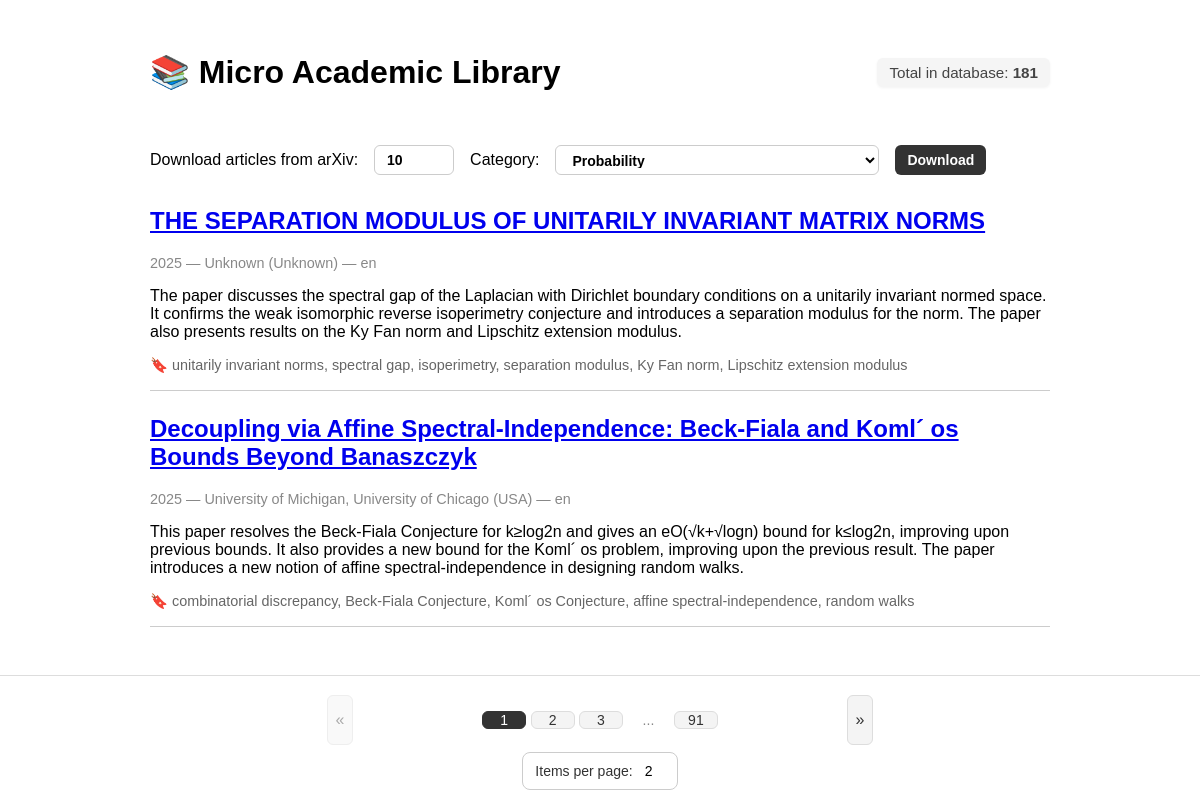
The page / on the database its author committed.
### app/models.py (models this page shows, shortened)
class Publication(Base):
    __tablename__ = "publications"
    id = Column(Integer, primary_key=True, index=True)
    title = Column(Text, nullable=False)
    summary = Column(Text)
    tags = Column(Text)
    year = Column(Integer)
    organization = Column(String)
    country = Column(String)
    language = Column(String)
    pdf_link = Column(Text, nullable=False)
    source = Column(String)
    created_at = Column(DateTime, default=datetime.utcnow)

### app/main.py (the view)
@app.get("/", response_class=HTMLResponse)
async def show_publications(request: Request, page: int = 1, per_page: int = 2):
    skip = (page - 1) * per_page
    with SessionLocal() as db:
        total = db.query(Publication).count()
        total_pages = (total + per_page - 1) // per_page
        pubs = db.query(Publication).order_by(Publication.created_at.desc()).offset(skip).limit(per_page).all()
        for p in pubs:
            p.tags = json.loads(p.tags or "[]")
    return templates.TemplateResponse("index.html", {
        "request": request,
        "publications": pubs,
        "page": page,
        "per_page": per_page,
        "total_pages": total_pages,
        "total_publications": total,
        "categories": fetch_arxiv_categories()
    })

### app/templates/index.html (shortened to what this page needs)
<!DOCTYPE html>
<html lang="en">
<head>
    <link rel="stylesheet" href="/static/style.css">
</head>
<body>
<div class="header">
    <div class="logo-title">
        <h1>📚 Micro Academic Library</h1>
    </div>
    <div class="counter">
        Total in database: <strong>{{ total_publications }}</strong>
    </div>
</div>
<form id="arxiv-form">
    <label for="limit">Download articles from arXiv:</label>
    <input type="number" id="limit" name="limit" min="1" max="100" value="10">
    <label for="category">Category:</label>
    <select id="category" name="category">
        {% for code, name in categories.items() %}
        <option value="{{ code }}">{{ name }}</option>
        {% endfor %}
    </select>
    <button type="submit">Download</button>
</form>
{% for pub in publications %}
<div class="publication">
    <h2><a href="{{ pub.pdf_link }}" target="_blank">{{ pub.title }}</a></h2>
    <div class="meta">
        {{ pub.year }} — {{ pub.organization or "Unknown" }} ({{ pub.country or "Unknown" }}) — {{ pub.language }}
    </div>
    <p>{{ pub.summary }}</p>
    <div class="tags">
        🔖 {{ pub.tags | join(", ") }}
    </div>
</div>
{% else %}
<p>No publications found.</p>
{% endfor %}
<div class="pagination-bar">
    <div class="pagination">
        <div class="pagination-left">
            {% if page > 1 %}
            <a href="/?page={{ page - 1 }}&per_page={{ per_page }}" class="nav-button">«</a>
            {% else %}
            <span class="nav-button disabled">«</span>
            {% endif %}
        </div>
        <div class="pagination-center">
            {% set start = 1 if page - 2 < 1 else page - 2 %}
            {% set end = total_pages if page + 2 > total_pages else page + 2 %}
            {% for p in range(start, end + 1) %}
            {% if p == page %}
            <span class="page-num active">{{ p }}</span>
            {% else %}
            <a href="/?page={{ p }}&per_page={{ per_page }}" class="page-num">{{ p }}</a>
            {% endif %}
            {% endfor %}
            {% if end < total_pages %}
            {% if end < total_pages - 1 %}
            <span class="page-num dots">...</span>
            {% endif %}
            <a href="/?page={{ total_pages }}&per_page={{ per_page }}" class="page-num">{{ total_pages }}</a>
            {% endif %}
        </div>
        <div class="pagination-right">
            {% if page < total_pages %}
            <a href="/?page={{ page + 1 }}&per_page={{ per_page }}" class="nav-button">»</a>
            {% else %}
            <span class="nav-button disabled">»</span>
            {% endif %}
        </div>
    </div>
    <form method="get" id="per-page-form" class="per-page-form">
        <div class="select-wrapper">
            <label for="per_page" class="select-label">Items per page:</label>
            <div class="select-container">
                <select id="per_page" name="per_page" onchange="this.form.submit()">
                    {% for option in [1, 2, 5, 10, 20, 50] %}
                    <option value="{{ option }}" {% if per_page == option %}selected{% endif %}>{{ option }}</option>
                    {% endfor %}
                </select>
            </div>
        </div>
    </form>
</div>
</body>
</html>

### app/static/style.css (style rules this page uses)
.pagination { width: 580px; height: 0; display: flex; justify-content: space-between; align-items: center; box-sizing: border-box; margin-top: 2rem; }
.pagination-left, .pagination-right { width: 60px; display: flex; align-items: center; justify-content: center; height: 100%; }
.page-num { padding: 0px 6px; border-radius: 6px; text-decoration: none; font-weight: 500; transition: background 0.2s ease; font-size: 14px; min-width: 30px; text-align: center; display: inline-block; }
.page-num { background: #f4f4f4; color: #333; border: 1px solid #ddd; }
.page-num.active { background: #333; color: white; border: 1px solid #333; cursor: default; }
.page-num.dots { background: none; border: none; color: #888; cursor: default; }
.nav-button { padding: 4px 8px; border-radius: 6px; background: #f4f4f4; color: #333; border: 1px solid #ddd; text-decoration: none; height: 40px; display: flex; align-items: center; justify-content: center; }
.nav-button.disabled { background: #f9f9f9; color: #aaa; border: 1px solid #eee; pointer-events: none; }
.pagination-bar { position: fixed; bottom: 0; left: 0; height: 100px; width: 100%; padding: 12px 0; background: white; border-top: 1px solid #ddd; z-index: 100; display: flex; flex-direction: column; align-items: center; }
body { font-family: sans-serif; padding: 2rem; max-width: 900px; margin: auto; }
.publication { border-bottom: 1px solid #ccc; margin-bottom: 1.5rem; padding-bottom: 1rem; }
.tags { font-size: 0.9rem; color: #666; margin-top: 0.3rem; }
.meta { font-size: 0.9rem; color: #888; }
form#arxiv-form { display: flex; align-items: center; gap: 1rem; margin-bottom: 2rem; }
form#arxiv-form input[type="number"], form#arxiv-form button, form#arxiv-form select { padding: 6px 12px; border-radius: 6px; font-weight: bold; font-size: 14px; height: 30px; box-sizing: border-box; }
form#arxiv-form input[type="number"] { width: 80px; border: 1px solid #ccc; }
form#arxiv-form button { background: #333; color: white; border: none; cursor: pointer; }
form#arxiv-form select { border: 1px solid #ccc; background: white; cursor: pointer; }
.per-page-form { display: flex; justify-content: center; align-items: center; gap: 0.5rem; margin-top: 1rem; padding-top: 1rem; font-size: 14px; color: #333; }
.per-page-form label { font-weight: 500; }
.per-page-form select { padding: 4px 8px; border-radius: 6px; border: 1px solid #ccc; background: white; font-size: 14px; appearance: none; -webkit-appearance: none; -moz-appearance: none; cursor: pointer; }
.select-wrapper { display: flex; align-items: center; gap: 0.5rem; padding: 6px 12px; border: 1px solid #ccc; border-radius: 8px; cursor: pointer; background: #fff; transition: box-shadow 0.2s ease; }
.select-wrapper select { border: none; background: transparent; font-size: 14px; cursor: pointer; padding: 4px; }
.header { display: flex; justify-content: space-between; align-items: center; margin-bottom: 2rem; }
.logo-title { display: flex; align-items: center; gap: 0.5rem; }
.counter { font-size: 0.95rem; color: #444; background: #f5f5f5; padding: 6px 12px; border-radius: 6px; box-shadow: 0 1px 3px rgba(0,0,0,0.05); }

### rows shown on the page
Publication: title "THE SEPARATION MODULUS OF UNITARILY INVARIANT MATRIX NORMS", year "2025", organization "Unknown", country "Unknown", language "en", summary "The paper discusses the spectral gap of the Laplacian with Dirichlet boundary conditions on a unitarily invariant normed space. It confirms the weak isomorphic reverse isoperimetry conjecture and introduces a separation modulus for the norm. The paper also presents results on the Ky Fan norm and Lipschitz extension modulus.", tags "unitarily invariant norms, spectral gap, isoperimetry, separation modulus, Ky Fan norm, Lipschitz extension modulus"
Publication: title "Decoupling via Affine Spectral-Independence: Beck-Fiala and Koml´ os Bounds Beyond Banaszczyk", year "2025", organization "University of Michigan, University of Chicago", country "USA", language "en", summary "This paper resolves the Beck-Fiala Conjecture for k≥log2n and gives an eO(√k+√logn) bound for k≤log2n, improving upon previous bounds. It also provides a new bound for the Koml´ os problem, improving upon the previous result. The paper introduces a new notion of affine spectral-independence in designing random walks.", tags "combinatorial discrepancy, Beck-Fiala Conjecture, Koml´ os Conjecture, affine spectral-independence, random walks"

### other values the page prints
{{ total_publications }} "181"
{{ p }} "1"
{{ p }} "2" "3"
{{ total_pages }} "91"
form field category "Probability"
form field per_page "2"
